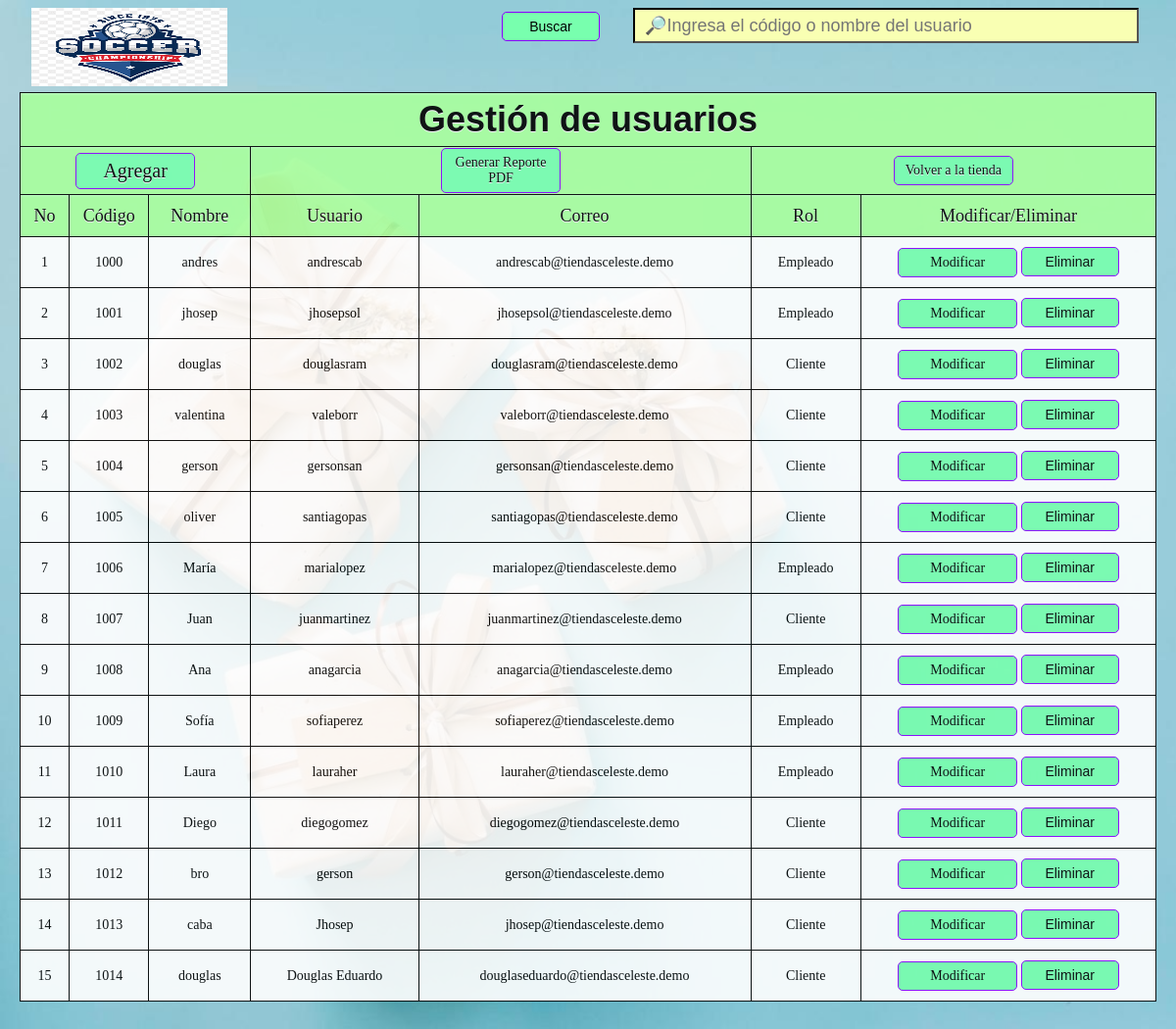
Screenshot of /CRUD/index.php (signed in) with the database file from the repository.
### tables this page shows
CREATE TABLE `usuario` (
  `USUACODIGO` int(11) NOT NULL,
  `USUAIDENTIFICACION` varchar(20) DEFAULT NULL,
  `USUATIPOID` varchar(15) DEFAULT NULL,
  `USUANOMBRE` varchar(50) NOT NULL,
  `USUAAPELLIDO` varchar(50) DEFAULT NULL,
  `USUACELULAR` varchar(15) DEFAULT NULL,
  `USUADIRECCION` varchar(50) DEFAULT NULL,
  `USUAUSUARIO` varchar(15) NOT NULL,
  `USUAPASSWORD` varchar(255) NOT NULL,
  `USUA_CORREO` varchar(100) NOT NULL,
  `USUAROLFK` int(11) DEFAULT NULL
);

### php/auth.php (called while the page is built, shortened)
<?php
function e($valor): string
{
    return htmlspecialchars((string) $valor, ENT_QUOTES, 'UTF-8');
}

### CRUD/index.php (the view, shortened to what this page needs)
<?php
require_once __DIR__ . '/../php/auth.php';
require_once __DIR__ . '/conexion.php';
$buscar = trim($_GET['txtbuscar'] ?? '');
if ($buscar !== '') {
    $like = $buscar . '%';
    $stmt = $conexion->prepare('SELECT USUACODIGO, USUANOMBRE, USUAUSUARIO, USUA_CORREO, USUAROLFK FROM usuario WHERE USUACODIGO LIKE ? OR USUANOMBRE LIKE ? ORDER BY USUACODIGO ASC');
    $stmt->bind_param('ss', $like, $like);
    $stmt->execute();
    $usuarios = $stmt->get_result();
} else {
    $usuarios = $conexion->query('SELECT USUACODIGO, USUANOMBRE, USUAUSUARIO, USUA_CORREO, USUAROLFK FROM usuario ORDER BY USUACODIGO ASC');
}
$roles = [ROL_EMPLEADO => 'Empleado', ROL_CLIENTE => 'Cliente'];
?>
<!DOCTYPE html>
<html lang="es">
<head>
    <link rel="stylesheet" href="style.css">
</head>
<body>
    <table border="10">
        <img src="logo.png" id="logon" alt="Tiendas Celeste">
        <div id="barrabuscar">
            <form method="GET">
                <input type="submit" value="Buscar">
                <input type="text" name="txtbuscar" id="cajabuscar" value="<?= e($buscar) ?>" placeholder="&#128270;Ingresa el código o nombre del usuario">
            </form>
        </div>
        <tr><th colspan="7"><h1>Gestión de usuarios</h1></th></tr>
        <tr>
            <th colspan="3"><a style="font-weight: normal; font-size: 20px;" href="#" onclick="abrirform(); return false;">Agregar</a></th>
            <th colspan="2"><a style="font-weight: normal; font-size: 14px;" href="pdf_report.php">Generar Reporte PDF</a></th>
            <th colspan="2"><a style="font-weight: normal; font-size: 14px;" href="../index.php">Volver a la tienda</a></th>
        </tr>
        <tr>
            <th>No</th>
            <th>Código</th>
            <th>Nombre</th>
            <th>Usuario</th>
            <th>Correo</th>
            <th>Rol</th>
            <th>Modificar/Eliminar</th>
        </tr>
        <?php $numerofila = 0; while ($u = $usuarios->fetch_assoc()): $numerofila++; ?>
        <tr>
            <td><?= $numerofila ?></td>
            <td><?= e($u['USUACODIGO']) ?></td>
            <td><?= e($u['USUANOMBRE']) ?></td>
            <td><?= e($u['USUAUSUARIO']) ?></td>
            <td><?= e($u['USUA_CORREO']) ?></td>
            <td><?= e($roles[(int) $u['USUAROLFK']] ?? '—') ?></td>
            <td style="width:26%">
                <a href="editar.php?USUACODIGO=<?= (int) $u['USUACODIGO'] ?>">Modificar</a>
                <form method="POST" action="eliminar.php" style="display:inline"
                      onsubmit="return confirm(<?= e(json_encode('¿Estás seguro de eliminar a ' . $u['USUANOMBRE'] . '?', JSON_UNESCAPED_UNICODE)) ?>)">
                    <input type="submit" value="Eliminar">
                </form>
            </td>
        </tr>
        <?php endwhile; ?>
    </table>
</body>
</html>

### CRUD/style.css (style rules this page uses)
#logon { width:200px ; height:80px; }
body { background-image: url(../assets/images/img01.jpg); background-repeat: no-repeat; background-size: cover; }
table { text-align:center; width: 98%; border-collapse: collapse; border: 1px solid rgb(0, 0, 0); margin:50px auto; background: white; opacity: 0.9; }
th { background: rgb(168, 255, 158); height: 40px; font-weight: lighter; text-shadow: 0 1px 0 #ffffff; color: rgb(0, 0, 0); border: 1px solid #000000; box-shadow: inset 0px 1px 2px rgb(194, 255, 197); transition: all 0.2s; font-size: 18px; }
tr { border-bottom: 1px solid #000000; width:100%; }
td { border: 1px solid #000000; padding: 10px; transition: all 0.2s; font-size: 14px; }
a,input[type="submit"],button { font-size: 14px; text-align:center; width: 100px; display: inline-block; background-color:#78ffae; padding: 6px 10px; border-radius:5px; text-decoration: none; color:rgb(0, 0, 0); border:1px solid rgb(140, 0, 255); cursor:pointer; }
h1 { font-family: sans-serif; margin:5px; }
img { width:100px; height:100px; float:left; position:absolute; margin-left:2%; }
#barrabuscar { color:rgb(0, 0, 0); text-align:right; }
#cajabuscar { width:500px; height:30px; font-size:18px; background-color:#f9ffb3; border-color:rgb(0, 0, 0); padding-left:10px; margin: 0px 30px; }

### rows the page displays
usuario: USUACODIGO "1000", USUANOMBRE "andres", USUAUSUARIO "andrescab", USUA_CORREO "andrescab@tiendasceleste.demo", USUAROLFK "Empleado"
usuario: USUACODIGO "1001", USUANOMBRE "jhosep", USUAUSUARIO "jhosepsol", USUA_CORREO "jhosepsol@tiendasceleste.demo", USUAROLFK "Empleado"
usuario: USUACODIGO "1002", USUANOMBRE "douglas", USUAUSUARIO "douglasram", USUA_CORREO "douglasram@tiendasceleste.demo", USUAROLFK "Cliente"
usuario: USUACODIGO "1003", USUANOMBRE "valentina", USUAUSUARIO "valeborr", USUA_CORREO "valeborr@tiendasceleste.demo", USUAROLFK "Cliente"
usuario: USUACODIGO "1004", USUANOMBRE "gerson", USUAUSUARIO "gersonsan", USUA_CORREO "gersonsan@tiendasceleste.demo", USUAROLFK "Cliente"
usuario: USUACODIGO "1005", USUANOMBRE "oliver", USUAUSUARIO "santiagopas", USUA_CORREO "santiagopas@tiendasceleste.demo", USUAROLFK "Cliente"
usuario: USUACODIGO "1006", USUANOMBRE "María", USUAUSUARIO "marialopez", USUA_CORREO "marialopez@tiendasceleste.demo", USUAROLFK "Empleado"
usuario: USUACODIGO "1007", USUANOMBRE "Juan", USUAUSUARIO "juanmartinez", USUA_CORREO "juanmartinez@tiendasceleste.demo", USUAROLFK "Cliente"
usuario: USUACODIGO "1008", USUANOMBRE "Ana", USUAUSUARIO "anagarcia", USUA_CORREO "anagarcia@tiendasceleste.demo", USUAROLFK "Empleado"
usuario: USUACODIGO "1009", USUANOMBRE "Sofía", USUAUSUARIO "sofiaperez", USUA_CORREO "sofiaperez@tiendasceleste.demo", USUAROLFK "Empleado"
usuario: USUACODIGO "1010", USUANOMBRE "Laura", USUAUSUARIO "lauraher", USUA_CORREO "lauraher@tiendasceleste.demo", USUAROLFK "Empleado"
usuario: USUACODIGO "1011", USUANOMBRE "Diego", USUAUSUARIO "diegogomez", USUA_CORREO "diegogomez@tiendasceleste.demo", USUAROLFK "Cliente"
usuario: USUACODIGO "1012", USUANOMBRE "bro", USUAUSUARIO "gerson", USUA_CORREO "gerson@tiendasceleste.demo", USUAROLFK "Cliente"
usuario: USUACODIGO "1013", USUANOMBRE "caba", USUAUSUARIO "Jhosep", USUA_CORREO "jhosep@tiendasceleste.demo", USUAROLFK "Cliente"
usuario: USUACODIGO "1014", USUANOMBRE "douglas", USUAUSUARIO "Douglas Eduardo", USUA_CORREO "douglaseduardo@tiendasceleste.demo", USUAROLFK "Cliente"
